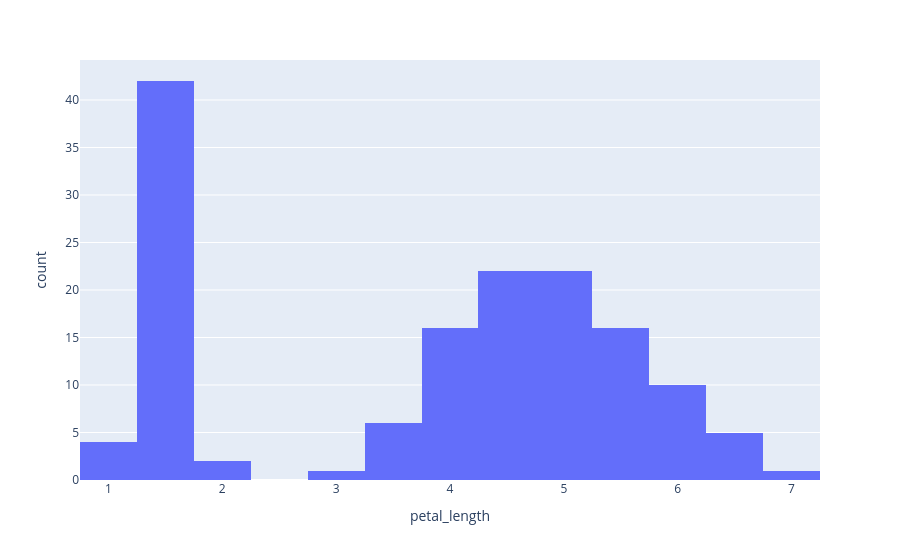

Notebook source saved alongside this figure:
### Markdown cell above
## Histogram of petal lenght

### Code cell
fig = px.histogram(irisdf, x="petal_length")
fig.show()
fig.write_html("histogramplot.html")

### Figure 1 — Plotly figure (JSON) as saved in the notebook; plotly's stock layout.template omitted (floating-point values rounded to 4 significant figures; data arrays with more than 128 entries replaced by an {"elided": "..."} marker saying what was removed)
{"data": [{"alignmentgroup": "True", "bingroup": "x", "hovertemplate": "petal_length=%{x}<br>count=%{y}<extra></extra>", "legendgroup": "", "marker": {"color": "#636efa", "pattern": {"shape": ""}}, "name": "", "offsetgroup": "", "orientation": "v", "showlegend": false, "type": "histogram", "x": {"elided": "147 float values"}, "xaxis": "x", "yaxis": "y"}], "layout": {"barmode": "relative", "legend": {"tracegroupgap": 0}, "margin": {"t": 60}, "xaxis": {"anchor": "y", "domain": [0, 1], "title": {"text": "petal_length"}}, "yaxis": {"anchor": "x", "domain": [0, 1], "title": {"text": "count"}}}}
